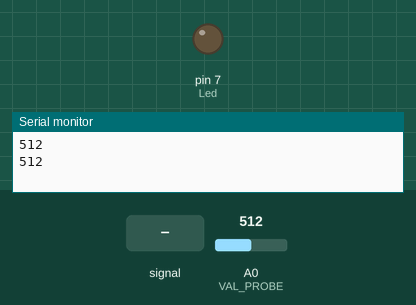
Recording of a sketch running on a simulated Arduino Uno, built with avr-gcc and run on an emulated ATmega328P. Parts: output pins drawn as LEDs (lit = HIGH), the last lines printed to the serial monitor. The test bench sets the inputs (shaded band); at power-on: A0 (VAL_PROBE) = 512.

Above: at 2.8 s.
2.9 s: A0 (VAL_PROBE) fed a 200 Hz sine of ±460 counts around its level
At 6.5 s:
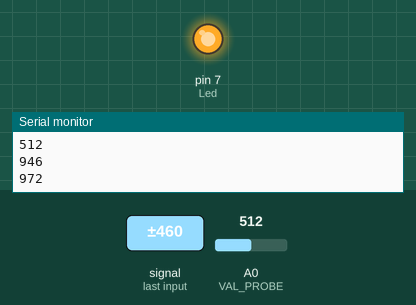
Timing chart, 0 to 37.5 s (numbered marks = the images above; inputs shaded):
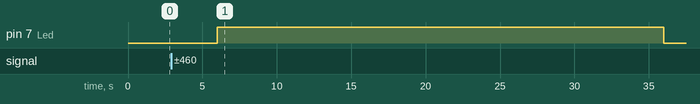

Measured:
- after the input at 2.9 s, pin 7 (Led): LOW → HIGH after 3.1 s, → LOW 30.0 s later

The sketch:

plantSeat.ino
```cpp
const int VAL_PROBE = 0; // Analog pin 0
const int MOISTURE_LEVEL = 950; // the value after the LED goes ON
int Led = 7;


void setup() {
    Serial.begin(9600);
      pinMode(Led, OUTPUT);
}

void LedState(int state) {
    digitalWrite(7, state);
}

void loop() {
    int moisture = analogRead(VAL_PROBE);


Serial.println(moisture);

    if(moisture > MOISTURE_LEVEL) {
        LedState(HIGH);
          delay(30000);               // turn on water for 30 seconds
        LedState(LOW);
          delay(60000);               // turn off water for 60 seconds

    } else   {
        LedState(LOW);
        delay(1000);
    }
    delay(1000);
}
```
